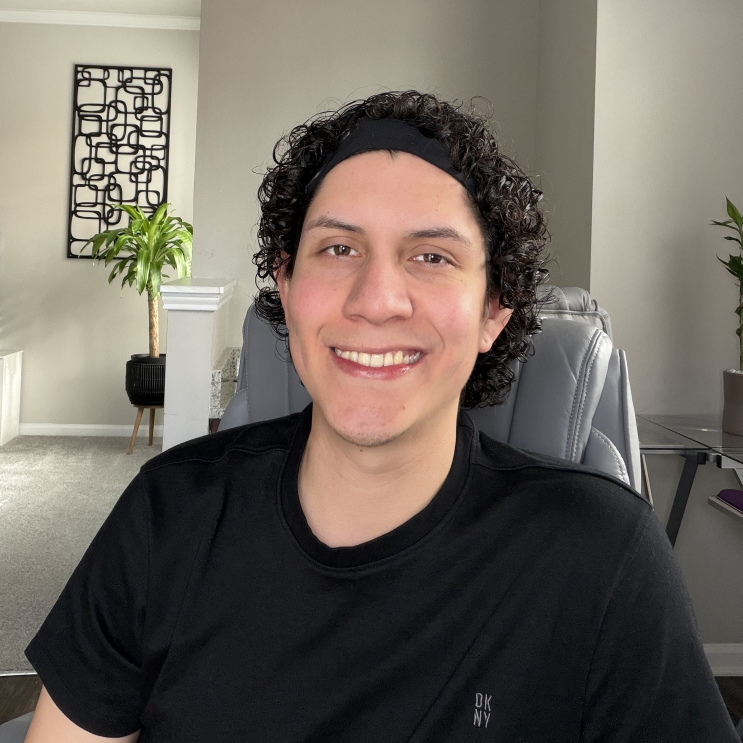
#> input picture assets/stickers/gustavo.jpeg, 2228 x 2228 px (shown at 1/3 size)
$ python -i make_avatar.py   (imports and definitions only)
#> lines starting #> are read from the running program, lines starting #| are printed output that depends on the picture; after the words box and inside, x2 and y2 are one past the last pixel; in counts of white or black regions, pixels touching at a corner belong together
#!/usr/bin/env python3
"""Circular avatar with a white sticker ring from a photo, for the follow/CTA scene.
Usage: make_avatar.py <photo.jpg> <out.png> [diameter]"""
import sys
from PIL import Image, ImageDraw

def make(src, dst, D=600, ring=26):
#> called with src = '../../../../assets/stickers/gustavo.jpeg', dst = 'out.png', D = 600, ring = 26
    im = Image.open(src).convert("RGB")
#> im is the input picture: PIL image 2228x2228 RGB; mean R, G, B 111.4, 103.5, 95.3
    w, h = im.size
#> w = 2228; h = 2228
    s = min(w, h)
#> s = 2228
    im = im.crop(((w - s) // 2, (h - s) // 2, (w - s) // 2 + s, (h - s) // 2 + s)).resize((D, D), Image.LANCZOS)
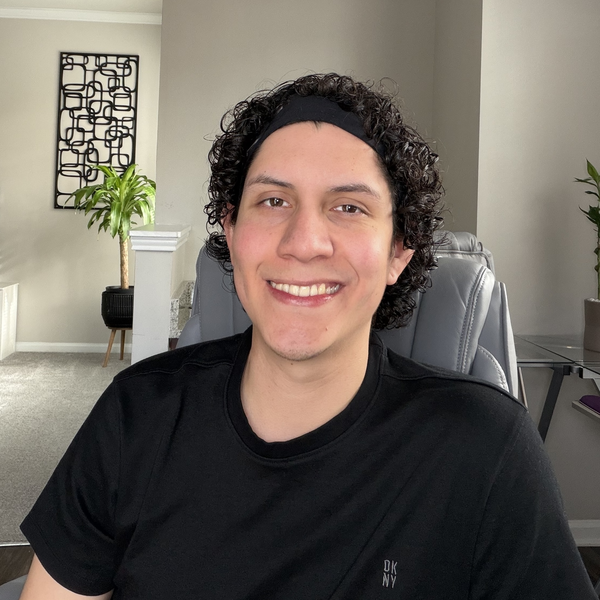
#> im: PIL image 600x600 RGB; mean R, G, B 111.4, 103.5, 95.3
    canvas = Image.new("RGBA", (D, D), (0, 0, 0, 0))
#> canvas: PIL image 600x600 RGBA; every value is 0
    photo = Image.new("RGBA", (D, D), (0, 0, 0, 0))
    m = Image.new("L", (D, D), 0)
#> m: PIL image 600x600 L; every value is 0
    ImageDraw.Draw(m).ellipse((ring, ring, D - ring, D - ring), fill=255)
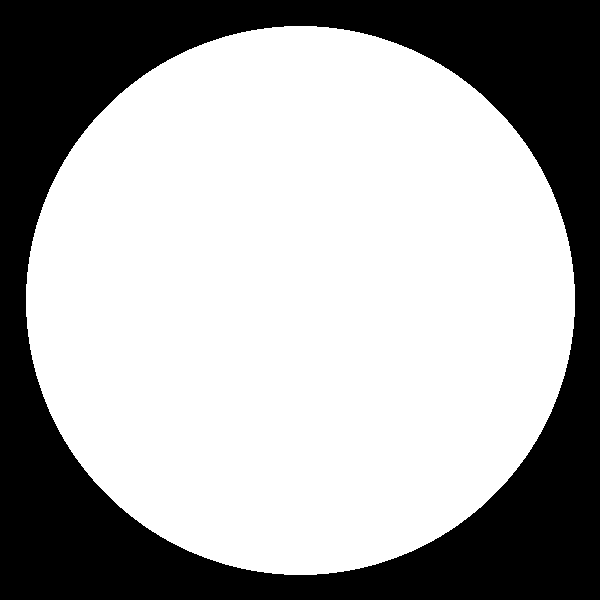
#> m: PIL image 600x600 L; 65.7% white; 1 black region, box (x1, y1, x2, y2) and area: (0, 0, 600, 600) 123411
    photo.paste(im, (0, 0)); photo.putalpha(m)
#> after `photo.putalpha(m)`:
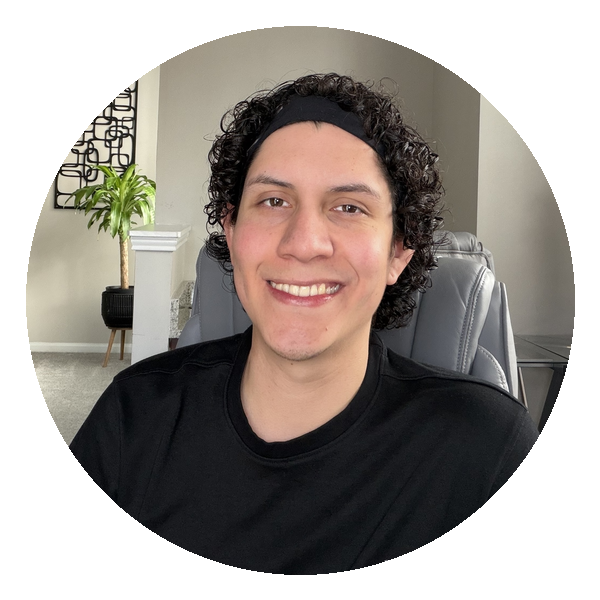
#> photo: PIL image 600x600 RGBA; mean R, G, B, A 111.4, 103.5, 95.3, 167.6; transparent parts drawn white
    rd = ImageDraw.Draw(canvas)
    rd.ellipse((2, 2, D - 2, D - 2), fill=(20, 24, 32, 255))      # dark outline
    rd.ellipse((6, 6, D - 6, D - 6), fill=(255, 255, 255, 255))   # white ring
    canvas.alpha_composite(photo)
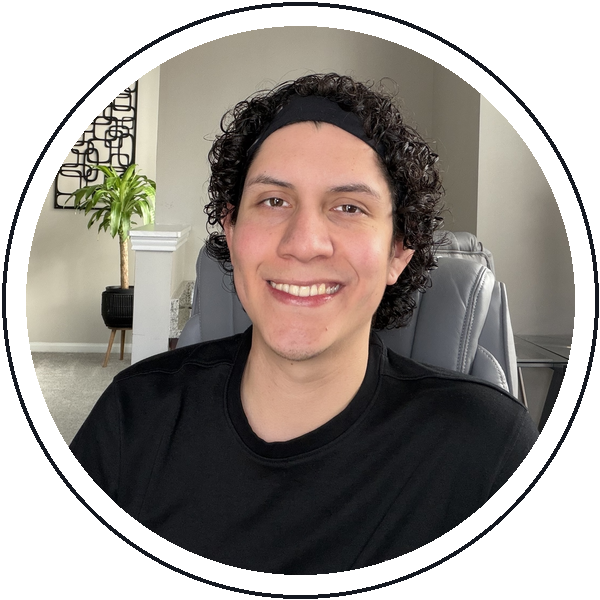
#> canvas: PIL image 600x600 RGBA; mean R, G, B, A 98.2, 91.6, 86.5, 198.2; transparent parts drawn white
    canvas.save(dst)
    return canvas.size

# [4 lines not run here, left out]

>>> result = make('../../../../assets/stickers/gustavo.jpeg', 'out.png')
#> result = (600, 600)
